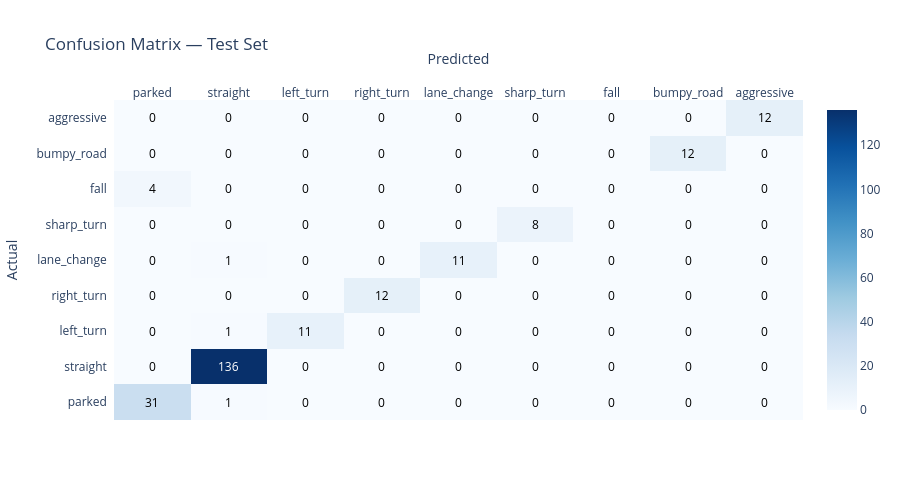

Notebook source saved alongside this figure:
### Markdown cell above
## 3. Confusion Matrix

### Code cell
cm = mc.confusion(X_te, y_te)
present_classes = [CLASS_NAMES[i] for i in sorted(np.unique(y_te))]

fig = ff.create_annotated_heatmap(
    z=cm.tolist(),
    x=present_classes,
    y=present_classes,
    colorscale='Blues',
    showscale=True,
)
fig.update_layout(
    title='Confusion Matrix — Test Set',
    xaxis_title='Predicted', yaxis_title='Actual',
    height=500, template='plotly_white',
)
fig.show()
print(mc.report(X_te, y_te))

### Figure 1 — Plotly figure (JSON) as saved in the notebook; plotly's stock layout.template omitted (floating-point values rounded to 4 significant figures)
{"data": [{"colorscale": [[0.0, "rgb(247,251,255)"], [0.125, "rgb(222,235,247)"], [0.25, "rgb(198,219,239)"], [0.375, "rgb(158,202,225)"], [0.5, "rgb(107,174,214)"], [0.625, "rgb(66,146,198)"], [0.75, "rgb(33,113,181)"], [0.875, "rgb(8,81,156)"], [1.0, "rgb(8,48,107)"]], "reversescale": false, "showscale": true, "type": "heatmap", "x": ["parked", "straight", "left_turn", "right_turn", "lane_change", "sharp_turn", "fall", "bumpy_road", "aggressive"], "y": ["parked", "straight", "left_turn", "right_turn", "lane_change", "sharp_turn", "fall", "bumpy_road", "aggressive"], "z": [[31, 1, 0, 0, 0, 0, 0, 0, 0], [0, 136, 0, 0, 0, 0, 0, 0, 0], [0, 1, 11, 0, 0, 0, 0, 0, 0], [0, 0, 0, 12, 0, 0, 0, 0, 0], [0, 1, 0, 0, 11, 0, 0, 0, 0], [0, 0, 0, 0, 0, 8, 0, 0, 0], [4, 0, 0, 0, 0, 0, 0, 0, 0], [0, 0, 0, 0, 0, 0, 0, 12, 0], [0, 0, 0, 0, 0, 0, 0, 0, 12]]}], "layout": {"annotations": [{"font": {"color": "#000000"}, "showarrow": false, "text": "31", "x": "parked", "xref": "x", "y": "parked", "yref": "y"}, {"font": {"color": "#000000"}, "showarrow": false, "text": "1", "x": "straight", "xref": "x", "y": "parked", "yref": "y"}, {"font": {"color": "#000000"}, "showarrow": false, "text": "0", "x": "left_turn", "xref": "x", "y": "parked", "yref": "y"}, {"font": {"color": "#000000"}, "showarrow": false, "text": "0", "x": "right_turn", "xref": "x", "y": "parked", "yref": "y"}, {"font": {"color": "#000000"}, "showarrow": false, "text": "0", "x": "lane_change", "xref": "x", "y": "parked", "yref": "y"}, {"font": {"color": "#000000"}, "showarrow": false, "text": "0", "x": "sharp_turn", "xref": "x", "y": "parked", "yref": "y"}, {"font": {"color": "#000000"}, "showarrow": false, "text": "0", "x": "fall", "xref": "x", "y": "parked", "yref": "y"}, {"font": {"color": "#000000"}, "showarrow": false, "text": "0", "x": "bumpy_road", "xref": "x", "y": "parked", "yref": "y"}, {"font": {"color": "#000000"}, "showarrow": false, "text": "0", "x": "aggressive", "xref": "x", "y": "parked", "yref": "y"}, {"font": {"color": "#000000"}, "showarrow": false, "text": "0", "x": "parked", "xref": "x", "y": "straight", "yref": "y"}, {"font": {"color": "#FFFFFF"}, "showarrow": false, "text": "136", "x": "straight", "xref": "x", "y": "straight", "yref": "y"}, {"font": {"color": "#000000"}, "showarrow": false, "text": "0", "x": "left_turn", "xref": "x", "y": "straight", "yref": "y"}, {"font": {"color": "#000000"}, "showarrow": false, "text": "0", "x": "right_turn", "xref": "x", "y": "straight", "yref": "y"}, {"font": {"color": "#000000"}, "showarrow": false, "text": "0", "x": "lane_change", "xref": "x", "y": "straight", "yref": "y"}, {"font": {"color": "#000000"}, "showarrow": false, "text": "0", "x": "sharp_turn", "xref": "x", "y": "straight", "yref": "y"}, {"font": {"color": "#000000"}, "showarrow": false, "text": "0", "x": "fall", "xref": "x", "y": "straight", "yref": "y"}, {"font": {"color": "#000000"}, "showarrow": false, "text": "0", "x": "bumpy_road", "xref": "x", "y": "straight", "yref": "y"}, {"font": {"color": "#000000"}, "showarrow": false, "text": "0", "x": "aggressive", "xref": "x", "y": "straight", "yref": "y"}, {"font": {"color": "#000000"}, "showarrow": false, "text": "0", "x": "parked", "xref": "x", "y": "left_turn", "yref": "y"}, {"font": {"color": "#000000"}, "showarrow": false, "text": "1", "x": "straight", "xref": "x", "y": "left_turn", "yref": "y"}, {"font": {"color": "#000000"}, "showarrow": false, "text": "11", "x": "left_turn", "xref": "x", "y": "left_turn", "yref": "y"}, {"font": {"color": "#000000"}, "showarrow": false, "text": "0", "x": "right_turn", "xref": "x", "y": "left_turn", "yref": "y"}, {"font": {"color": "#000000"}, "showarrow": false, "text": "0", "x": "lane_change", "xref": "x", "y": "left_turn", "yref": "y"}, {"font": {"color": "#000000"}, "showarrow": false, "text": "0", "x": "sharp_turn", "xref": "x", "y": "left_turn", "yref": "y"}, {"font": {"color": "#000000"}, "showarrow": false, "text": "0", "x": "fall", "xref": "x", "y": "left_turn", "yref": "y"}, {"font": {"color": "#000000"}, "showarrow": false, "text": "0", "x": "bumpy_road", "xref": "x", "y": "left_turn", "yref": "y"}, {"font": {"color": "#000000"}, "showarrow": false, "text": "0", "x": "aggressive", "xref": "x", "y": "left_turn", "yref": "y"}, {"font": {"color": "#000000"}, "showarrow": false, "text": "0", "x": "parked", "xref": "x", "y": "right_turn", "yref": "y"}, {"font": {"color": "#000000"}, "showarrow": false, "text": "0", "x": "straight", "xref": "x", "y": "right_turn", "yref": "y"}, {"font": {"color": "#000000"}, "showarrow": false, "text": "0", "x": "left_turn", "xref": "x", "y": "right_turn", "yref": "y"}, {"font": {"color": "#000000"}, "showarrow": false, "text": "12", "x": "right_turn", "xref": "x", "y": "right_turn", "yref": "y"}, {"font": {"color": "#000000"}, "showarrow": false, "text": "0", "x": "lane_change", "xref": "x", "y": "right_turn", "yref": "y"}, {"font": {"color": "#000000"}, "showarrow": false, "text": "0", "x": "sharp_turn", "xref": "x", "y": "right_turn", "yref": "y"}, {"font": {"color": "#000000"}, "showarrow": false, "text": "0", "x": "fall", "xref": "x", "y": "right_turn", "yref": "y"}, {"font": {"color": "#000000"}, "showarrow": false, "text": "0", "x": "bumpy_road", "xref": "x", "y": "right_turn", "yref": "y"}, {"font": {"color": "#000000"}, "showarrow": false, "text": "0", "x": "aggressive", "xref": "x", "y": "right_turn", "yref": "y"}, {"font": {"color": "#000000"}, "showarrow": false, "text": "0", "x": "parked", "xref": "x", "y": "lane_change", "yref": "y"}, {"font": {"color": "#000000"}, "showarrow": false, "text": "1", "x": "straight", "xref": "x", "y": "lane_change", "yref": "y"}, {"font": {"color": "#000000"}, "showarrow": false, "text": "0", "x": "left_turn", "xref": "x", "y": "lane_change", "yref": "y"}, {"font": {"color": "#000000"}, "showarrow": false, "text": "0", "x": "right_turn", "xref": "x", "y": "lane_change", "yref": "y"}, {"font": {"color": "#000000"}, "showarrow": false, "text": "11", "x": "lane_change", "xref": "x", "y": "lane_change", "yref": "y"}, {"font": {"color": "#000000"}, "showarrow": false, "text": "0", "x": "sharp_turn", "xref": "x", "y": "lane_change", "yref": "y"}, {"font": {"color": "#000000"}, "showarrow": false, "text": "0", "x": "fall", "xref": "x", "y": "lane_change", "yref": "y"}, {"font": {"color": "#000000"}, "showarrow": false, "text": "0", "x": "bumpy_road", "xref": "x", "y": "lane_change", "yref": "y"}, {"font": {"color": "#000000"}, "showarrow": false, "text": "0", "x": "aggressive", "xref": "x", "y": "lane_change", "yref": "y"}, {"font": {"color": "#000000"}, "showarrow": false, "text": "0", "x": "parked", "xref": "x", "y": "sharp_turn", "yref": "y"}, {"font": {"color": "#000000"}, "showarrow": false, "text": "0", "x": "straight", "xref": "x", "y": "sharp_turn", "yref": "y"}, {"font": {"color": "#000000"}, "showarrow": false, "text": "0", "x": "left_turn", "xref": "x", "y": "sharp_turn", "yref": "y"}, {"font": {"color": "#000000"}, "showarrow": false, "text": "0", "x": "right_turn", "xref": "x", "y": "sharp_turn", "yref": "y"}, {"font": {"color": "#000000"}, "showarrow": false, "text": "0", "x": "lane_change", "xref": "x", "y": "sharp_turn", "yref": "y"}, {"font": {"color": "#000000"}, "showarrow": false, "text": "8", "x": "sharp_turn", "xref": "x", "y": "sharp_turn", "yref": "y"}, {"font": {"color": "#000000"}, "showarrow": false, "text": "0", "x": "fall", "xref": "x", "y": "sharp_turn", "yref": "y"}, {"font": {"color": "#000000"}, "showarrow": false, "text": "0", "x": "bumpy_road", "xref": "x", "y": "sharp_turn", "yref": "y"}, {"font": {"color": "#000000"}, "showarrow": false, "text": "0", "x": "aggressive", "xref": "x", "y": "sharp_turn", "yref": "y"}, {"font": {"color": "#000000"}, "showarrow": false, "text": "4", "x": "parked", "xref": "x", "y": "fall", "yref": "y"}, {"font": {"color": "#000000"}, "showarrow": false, "text": "0", "x": "straight", "xref": "x", "y": "fall", "yref": "y"}, {"font": {"color": "#000000"}, "showarrow": false, "text": "0", "x": "left_turn", "xref": "x", "y": "fall", "yref": "y"}, {"font": {"color": "#000000"}, "showarrow": false, "text": "0", "x": "right_turn", "xref": "x", "y": "fall", "yref": "y"}, {"font": {"color": "#000000"}, "showarrow": false, "text": "0", "x": "lane_change", "xref": "x", "y": "fall", "yref": "y"}, {"font": {"color": "#000000"}, "showarrow": false, "text": "0", "x": "sharp_turn", "xref": "x", "y": "fall", "yref": "y"}, {"font": {"color": "#000000"}, "showarrow": false, "text": "0", "x": "fall", "xref": "x", "y": "fall", "yref": "y"}, {"font": {"color": "#000000"}, "showarrow": false, "text": "0", "x": "bumpy_road", "xref": "x", "y": "fall", "yref": "y"}, {"font": {"color": "#000000"}, "showarrow": false, "text": "0", "x": "aggressive", "xref": "x", "y": "fall", "yref": "y"}, {"font": {"color": "#000000"}, "showarrow": false, "text": "0", "x": "parked", "xref": "x", "y": "bumpy_road", "yref": "y"}, {"font": {"color": "#000000"}, "showarrow": false, "text": "0", "x": "straight", "xref": "x", "y": "bumpy_road", "yref": "y"}, {"font": {"color": "#000000"}, "showarrow": false, "text": "0", "x": "left_turn", "xref": "x", "y": "bumpy_road", "yref": "y"}, {"font": {"color": "#000000"}, "showarrow": false, "text": "0", "x": "right_turn", "xref": "x", "y": "bumpy_road", "yref": "y"}, {"font": {"color": "#000000"}, "showarrow": false, "text": "0", "x": "lane_change", "xref": "x", "y": "bumpy_road", "yref": "y"}, {"font": {"color": "#000000"}, "showarrow": false, "text": "0", "x": "sharp_turn", "xref": "x", "y": "bumpy_road", "yref": "y"}, {"font": {"color": "#000000"}, "showarrow": false, "text": "0", "x": "fall", "xref": "x", "y": "bumpy_road", "yref": "y"}, {"font": {"color": "#000000"}, "showarrow": false, "text": "12", "x": "bumpy_road", "xref": "x", "y": "bumpy_road", "yref": "y"}, {"font": {"color": "#000000"}, "showarrow": false, "text": "0", "x": "aggressive", "xref": "x", "y": "bumpy_road", "yref": "y"}, {"font": {"color": "#000000"}, "showarrow": false, "text": "0", "x": "parked", "xref": "x", "y": "aggressive", "yref": "y"}, {"font": {"color": "#000000"}, "showarrow": false, "text": "0", "x": "straight", "xref": "x", "y": "aggressive", "yref": "y"}, {"font": {"color": "#000000"}, "showarrow": false, "text": "0", "x": "left_turn", "xref": "x", "y": "aggressive", "yref": "y"}, {"font": {"color": "#000000"}, "showarrow": false, "text": "0", "x": "right_turn", "xref": "x", "y": "aggressive", "yref": "y"}, {"font": {"color": "#000000"}, "showarrow": false, "text": "0", "x": "lane_change", "xref": "x", "y": "aggressive", "yref": "y"}, {"font": {"color": "#000000"}, "showarrow": false, "text": "0", "x": "sharp_turn", "xref": "x", "y": "aggressive", "yref": "y"}, {"font": {"color": "#000000"}, "showarrow": false, "text": "0", "x": "fall", "xref": "x", "y": "aggressive", "yref": "y"}, {"font": {"color": "#000000"}, "showarrow": false, "text": "0", "x": "bumpy_road", "xref": "x", "y": "aggressive", "yref": "y"}, {"font": {"color": "#000000"}, "showarrow": false, "text": "12", "x": "aggressive", "xref": "x", "y": "aggressive", "yref": "y"}], "height": 500, "title": {"text": "Confusion Matrix — Test Set"}, "xaxis": {"dtick": 1, "gridcolor": "rgb(0, 0, 0)", "side": "top", "ticks": "", "title": {"text": "Predicted"}}, "yaxis": {"dtick": 1, "ticks": "", "ticksuffix": "  ", "title": {"text": "Actual"}}}}
